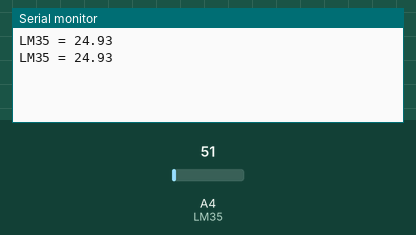
Recording of a sketch running on a simulated Arduino Uno, built with avr-gcc and run on an emulated ATmega328P. Shown: the last lines printed to the serial monitor. Inputs (shaded band) come from the test bench; at power-on: A4 (LM35) = 51.

Above: at 1.8 s.
1.9 s: A4 (LM35) set to 61
At 2.8 s:
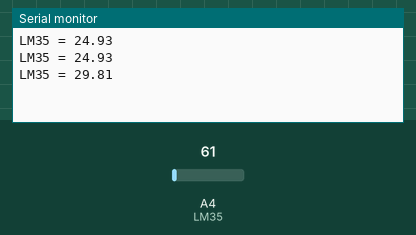
3.4 s: A4 (LM35) set to 71
At 4.8 s:
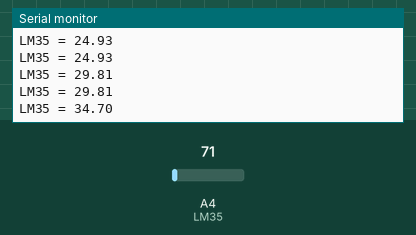
Timing chart, 0 to 6.4 s (numbered marks = the images above; inputs shaded):
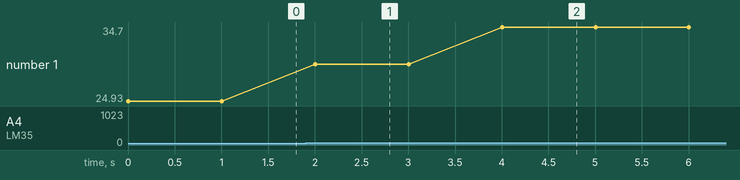

The sketch:

VMA209_temperature.ino
```cpp
//************************************************************************************************************/
//---------------- VMA209 measuring temperature by using input A4 --------------------------------------------/
//--- ATTENTION -- The symbol on the PCB is for sensor 18B20 !! If using LM35 it has to be upside down !! ----/
//---------------- CHECK THE POLARITY FIRST !!! --------------------------------------------------------------/
//************************************************************************************************************/
#define LM35 A4

int val = 0;				// initialising variable val with value 0
float temp = 0;			// initialising variable temp as floating point

void setup()
{
  Serial.begin(9600);	// set the baudrate to 9600
}

void loop()
{
  val = analogRead(LM35);			// read the value of A4
  temp = val * 0.48876;				// eventual correction factor
  Serial.print("LM35 = ");
  Serial.println(temp);				// print the value to the serial  monitor
  delay(1000);   // wait one second for the next measurement
}
```

Measured:
- after the input at 1.9 s, the serial monitor: prints a new line after 0.10 s (image 1)
- after the input at 3.4 s, the serial monitor: prints a new line after 0.60 s (image 2)
- plotted number 1: 24.93 → 29.81 after the input at 1.9 s, 29.81 → 34.7 after the input at 3.4 s
